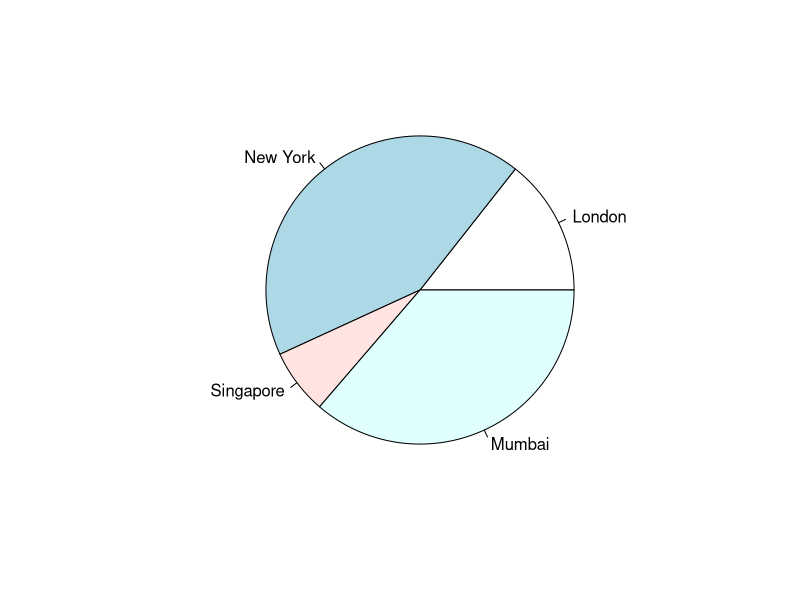
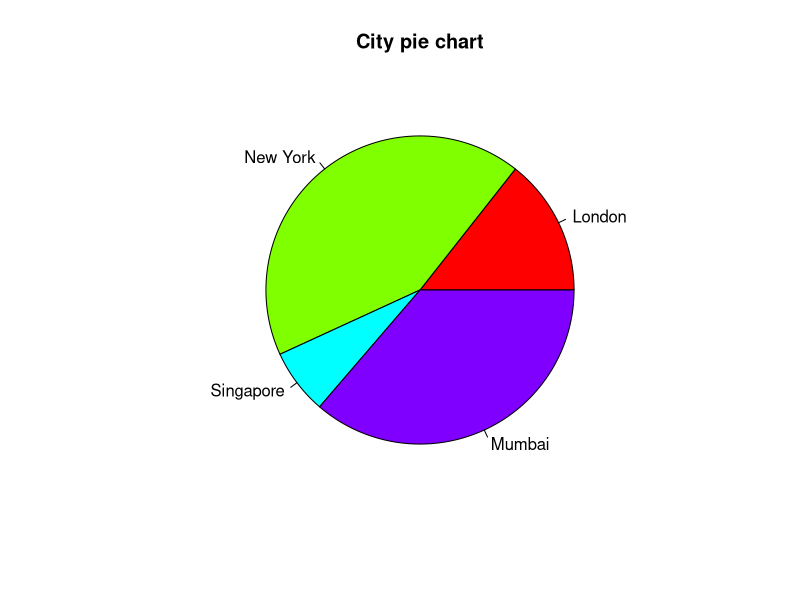
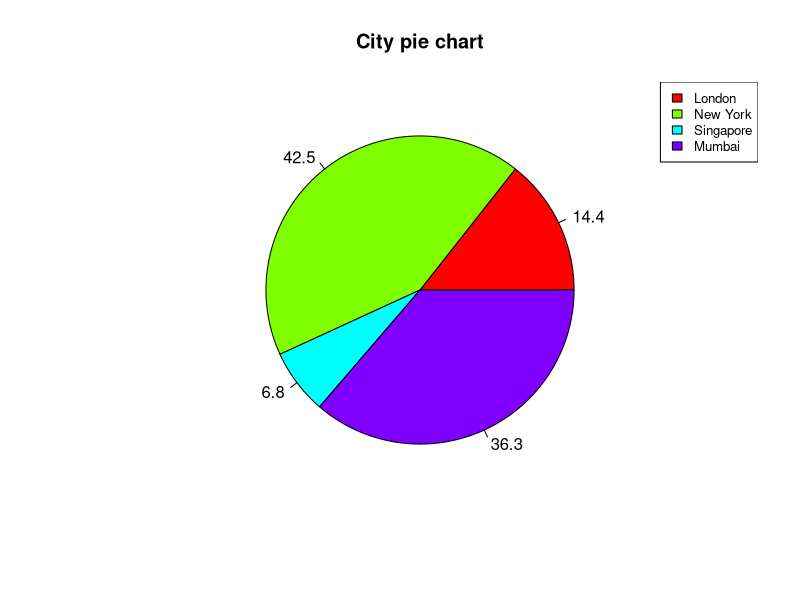
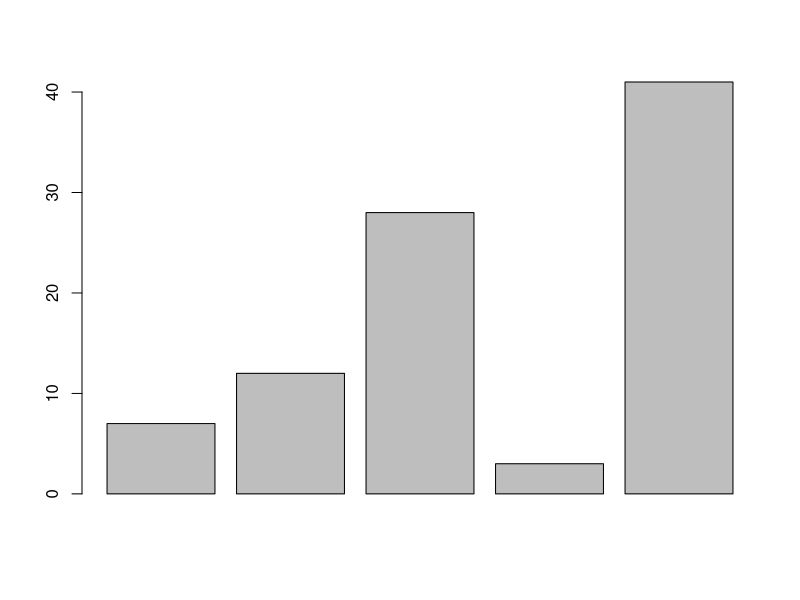
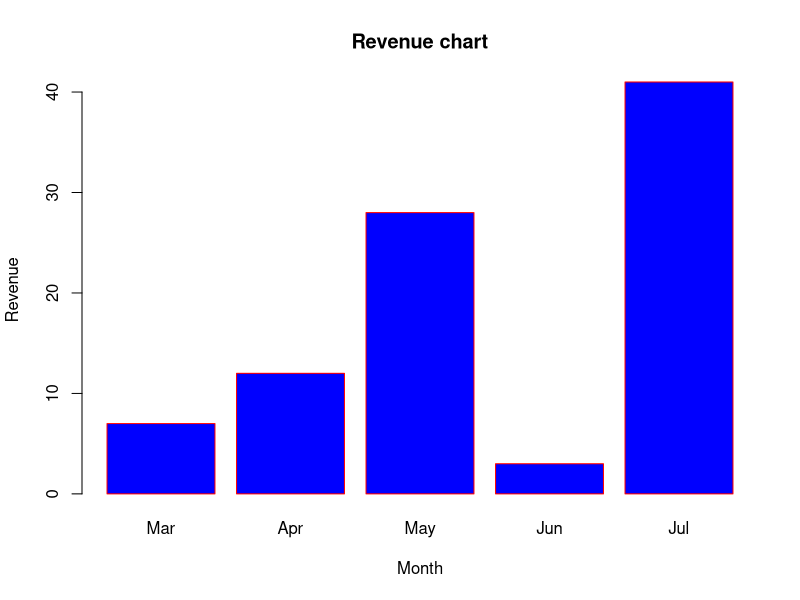
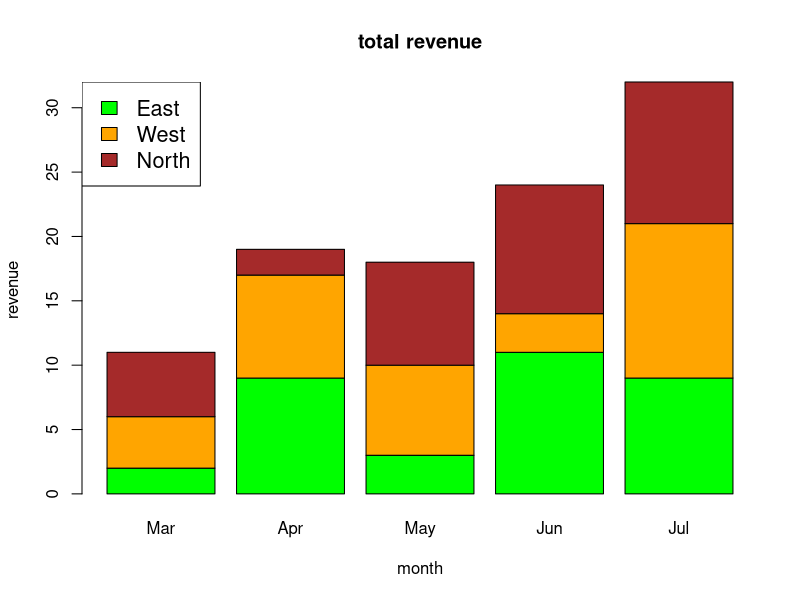

Recreate these plots in R, in order.
# PIE CHARTS
# Create data for the graph.
x <- c(21, 62, 10, 53)
labels <- c("London", "New York", "Singapore", "Mumbai")

# Give the chart file a name.
png(file = "city.jpg")

# Plot the chart.
pie(x,labels)

# Save the file.
dev.off()



# PIE CHARTS 2
# Create data for the graph.
x <- c(21, 62, 10, 53)
labels <- c("London", "New York", "Singapore", "Mumbai")

# Give the chart file a name.
png(file = "city_title_colours.jpg")

# Plot the chart with title and rainbow color pallet.
pie(x, labels, main = "City pie chart", col = rainbow(length(x)))

# Save the file.
dev.off()




# PIE CHART 3
# Create data for the graph.
x <-  c(21, 62, 10,53)
labels <-  c("London","New York","Singapore","Mumbai")

piepercent<- round(100*x/sum(x), 1)

# Give the chart file a name.
png(file = "city_percentage_legends.jpg")

# Plot the chart.
pie(x, labels = piepercent, main = "City pie chart",col = rainbow(length(x)))
legend("topright", c("London","New York","Singapore","Mumbai"), cex = 0.8,
       fill = rainbow(length(x)))

# Save the file.
dev.off()




# 3D PIE CHART
# Get the library.
# library()

# Create data for the graph.
# x <-  c(21, 62, 10,53)
# lbl <-  c("London","New York","Singapore","Mumbai")
# 
# # Give the chart file a name.
# png(file = "3d_pie_chart.jpg")
# 
# # Plot the chart.
# pie3D(x,labels = lbl,explode = 0.1, main = "Pie Chart of Countries ")
# 
# # Save the file.
# dev.off()







# BAR CHART
# Create the data for the chart.
H <- c(7,12,28,3,41)

# Give the chart file a name.
png(file = "barchart.png")

# Plot the bar chart.
barplot(H)

# Save the file.
dev.off()






# Bar Chart Labels, Title and Colors
# Create the data for the chart.
H <- c(7,12,28,3,41)
M <- c("Mar","Apr","May","Jun","Jul")

# Give the chart file a name.
png(file = "barchart_months_revenue.png")

# Plot the bar chart.
barplot(H,names.arg = M,xlab = "Month",ylab = "Revenue",col = "blue",
        main = "Revenue chart",border = "red")

# Save the file.
dev.off()





# Group Bar Chart and Stacked Bar Chart
# We can create bar chart with groups of bars and stacks 
# in each bar by using a matrix as input values.
# Create the input vectors.
colors <- c("green","orange","brown")
months <- c("Mar","Apr","May","Jun","Jul")
regions <- c("East","West","North")

# Create the matrix of the values.
Values <- matrix(c(2,9,3,11,9,4,8,7,3,12,5,2,8,10,11),nrow = 3,ncol = 5,byrow = TRUE)

# Give the chart file a name.
png(file = "barchart_stacked.png")

# Create the bar chart.
barplot(Values,main = "total revenue",names.arg = months,xlab = "month",ylab = "revenue",
        col = colors)

# Add the legend to the chart.
legend("topleft", regions, cex = 1.3, fill = colors)

# Save the file.
dev.off()
